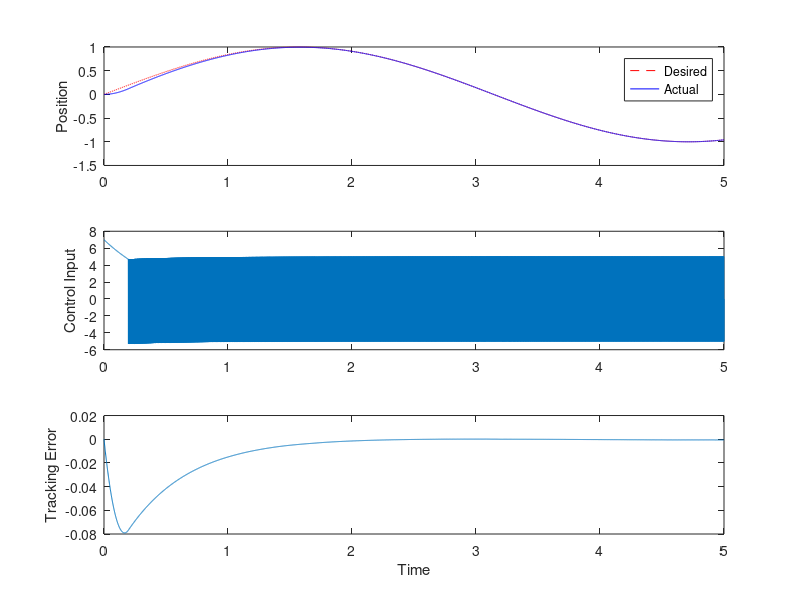

This figure's MATLAB source:
% basic_smc_simulation.m

clc; clear;

% Time
dt = 0.001;
T = 5;
t = 0:dt:T;

% Desired trajectory
xd = sin(t);
xd_dot = cos(t);
xd_ddot = -sin(t);



% Initial conditions
x = zeros(size(t));
x_dot = zeros(size(t));

% Controller gains
lambda = 2;
eta = 5;

% Storage for control input
u = zeros(size(t));



for i = 1:length(t)-1
    % Tracking error
    e = x(i) - xd(i);
    e_dot = x_dot(i) - xd_dot(i);
    
    % Sliding surface
    s = e_dot + lambda * e;
    
    % Control input
    u(i) = -lambda * e_dot - eta * sign(s);
    
    % System dynamics (Euler integration)
    x_ddot = u(i);
    x_dot(i+1) = x_dot(i) + x_ddot * dt;
    x(i+1) = x(i) + x_dot(i) * dt;
end



% Plotting
figure;
subplot(3,1,1);
plot(t, xd, 'r--', t, x, 'b');
legend('Desired', 'Actual');
ylabel('Position');

subplot(3,1,2);
plot(t, u);
ylabel('Control Input');

subplot(3,1,3);
plot(t, x - xd);
ylabel('Tracking Error');
xlabel('Time');
